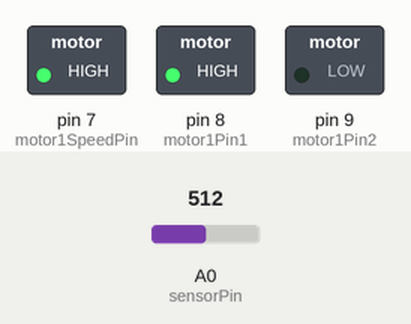
Recording of a sketch running on a simulated Arduino Uno, built with avr-gcc and run on an emulated ATmega328P. Parts: switched loads named in the sketch (green lamp = pin HIGH). The inputs (shaded band) are chosen by the test bench; at power-on: A0 (sensorPin) = 512. What the sketch prints to the serial monitor is not drawn.

Above: at 1.8 s.
1.9 s: A0 (sensorPin) set to 108
3.4 s: A0 (sensorPin) set to 94
Timing chart, 0 to 6.4 s (numbered marks = the images above; inputs shaded):
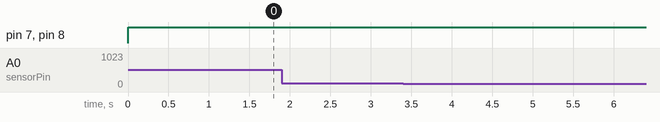

The sketch:

lab5excercise1.ino
```cpp
// define analog sensor pin
const int sensorPin = A0;
// Motor control pins
const int motor1Pin1 = 8; // Connected to IN1 on L298N
const int motor1Pin2 = 9; // Connected to IN2 on L298N
const int motor1SpeedPin = 7; // Connected to ENA on L298N

void setup() {
  Serial.begin(9600); // Iinitialization of serial communication
  pinMode(motor1Pin1, OUTPUT);
  pinMode(motor1Pin2, OUTPUT);
  pinMode(motor1SpeedPin, OUTPUT);
}

void loop() {
  int sensorValue = analogRead(sensorPin);
  // Set the direction of the motor
  digitalWrite(motor1Pin1, HIGH);
  digitalWrite(motor1Pin2, LOW);

  //test of vlues
  if (sensorValue > 100){
    Serial.println("The sensor is being pressed");
  }
  else{
    Serial.println("The Sensor is not being pressed");

  }

  analogWrite(motor1SpeedPin, 255); // if pressed set fan speed to high
  delay(1000);
  Serial.println(sensorValue);
}
```

Measured:
- after the input at 1.9 s, every drawn part: stays the same
- after the input at 3.4 s, every drawn part: stays the same
